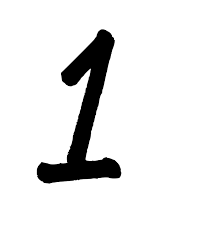
#> input picture 1/1.png, 200 x 252 px
$ python preprocess.py
#> lines starting #> are read from the running program, lines starting #| are printed output that depends on the picture
import cv2
import numpy as np;
img = cv2.imread('./1/1.png',0)
#> img is the input picture: shape (252, 200); min 0, max 255, mean 232.4
if img.shape != [28,28]:
    img2 = cv2.resize(img,(28,28))
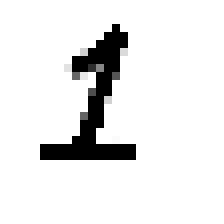
#> img2: shape (28, 28) (shown 8 times larger); min 0, max 255, mean 232
    img = img2.reshape(28,28,-1);
else:
    img = img.reshape(28,28,-1);
#revert the image,and normalize it to 0-1 range
img = 1.0 - img/255.0
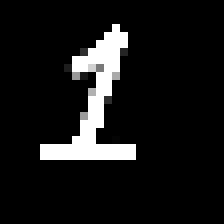
#> img: shape (28, 28, 1) float64 (shown 8 times larger); min 0, max 1, mean 0.09
